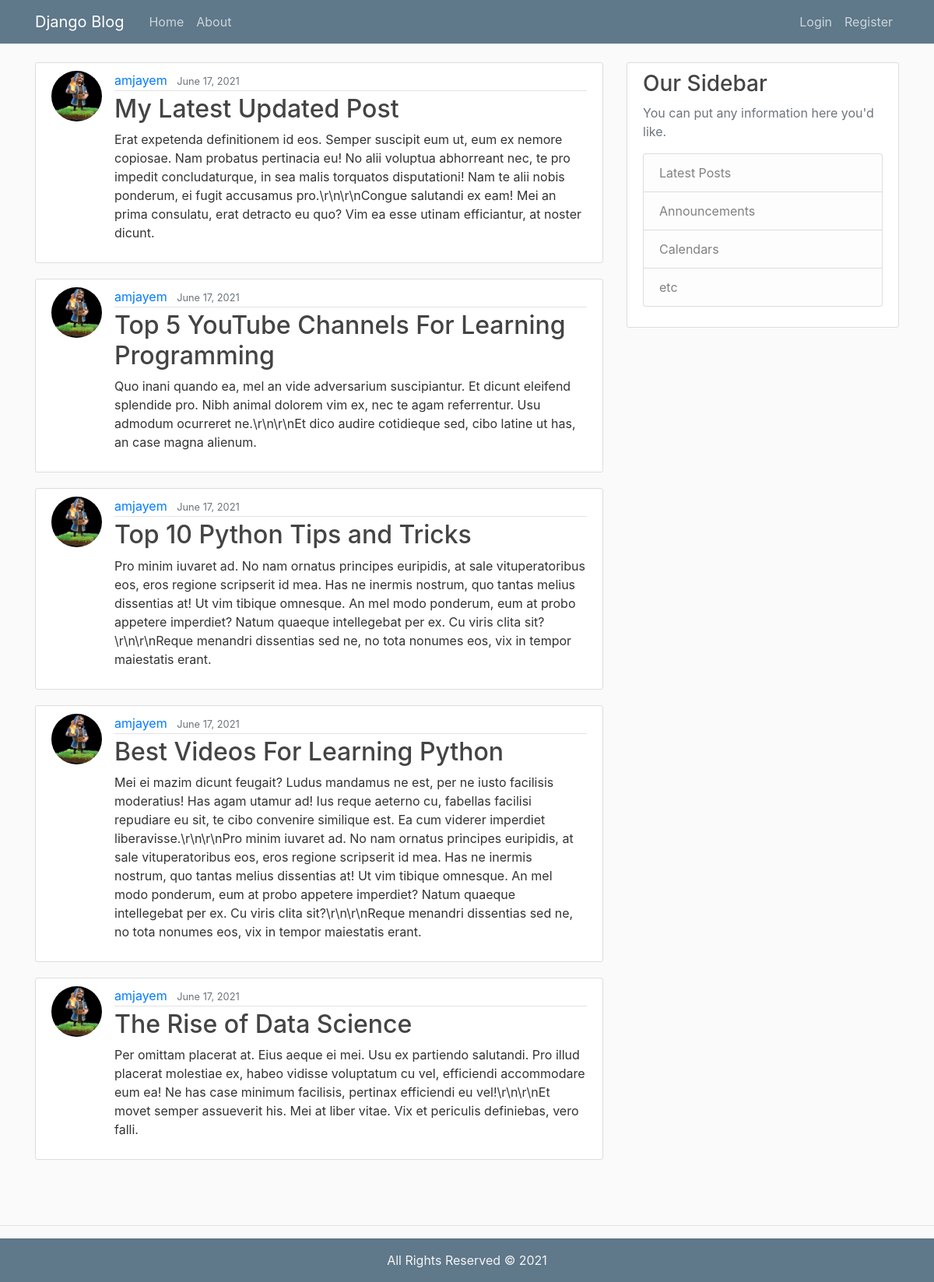
The app's page /, older data.
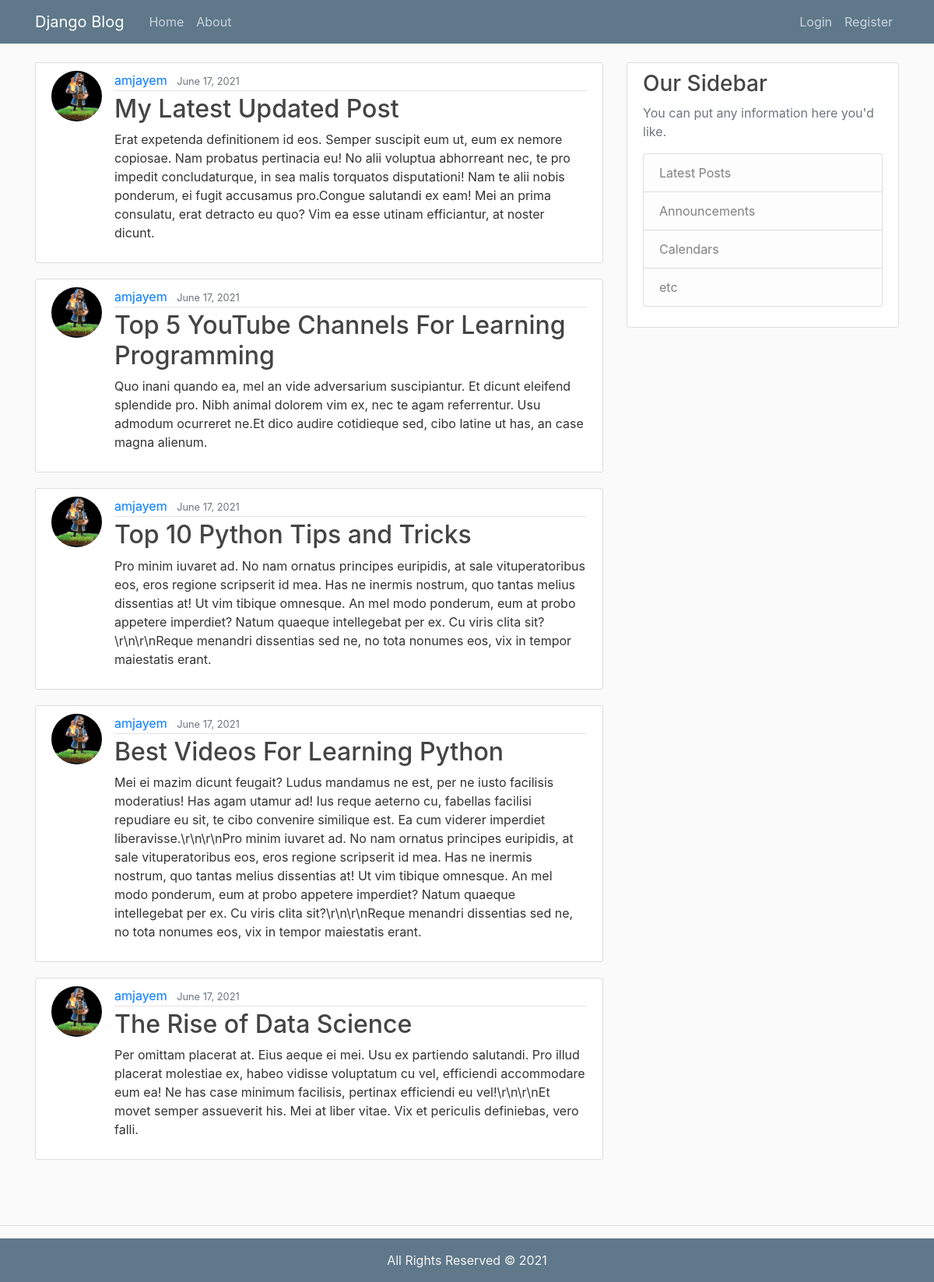
The same page, newer data.
### blog/models.py (models this page shows, shortened)
class Post(models.Model):
    title = models.CharField(max_length=200)
    content = models.TextField()
    date_posted = models.DateTimeField(auto_now_add=True)
    author = models.ForeignKey(User, on_delete=models.CASCADE)

### users/models.py (models this page shows, shortened)
class Profile(models.Model):
    user = models.OneToOneField(User, on_delete=models.CASCADE)
    image = models.ImageField(default='default.jpg', upload_to = 'profile_pics')

### blog/views.py (the view)
# urls.py: path('',PostListView.as_view(),name='blog_home'),
class PostListView(ListView):
    model = Post
    template_name = 'blog/index.html' # <app>/<model>_<Listview>.html
    context_object_name = 'posts'
    ordering = ['-date_posted']
    paginate_by = 5

### blog/templates/blog/index.html
{% extends 'blog/base.html' %}
{% block content %}
    {% for p in posts %}
        <article class="media content-section">
            <img src="{{ p.author.profile.image.url }} " class='rounded-circle article-img'>
            <div class="media-body">
                <div class="article-metadata">
                    <a class="mr-2" href="#">{{ p.author }} </a>
                    <small class="text-muted" > {{ p.date_posted|date:"F d, Y" }} </small>
                </div>
                <h2><a class="article-title" href="{% url 'post_detail' p.id %} ">{{ p.title }} </a></h2>
                <p class="article-content" >{{ p.content }} </p>
            </div>
        </article>
    {% endfor %}
{% endblock content %}

Row changes from the older to the newer data that the page shows:
changed Post "My Latest Updated Post": content "…ponderum, ei fugit accusamus pro.\\r\\n\\r\\nCongue salutandi ex eam! Mei…" → "…ponderum, ei fugit accusamus pro.Congue salutandi ex eam! Mei…"
changed Post "Top 5 YouTube Channels For Learning Programming": content "…referrentur. Usu admodum ocurreret ne.\\r\\n\\r\\nEt dico audire cotidieque sed,…" → "…referrentur. Usu admodum ocurreret ne.Et dico audire cotidieque sed,…"
